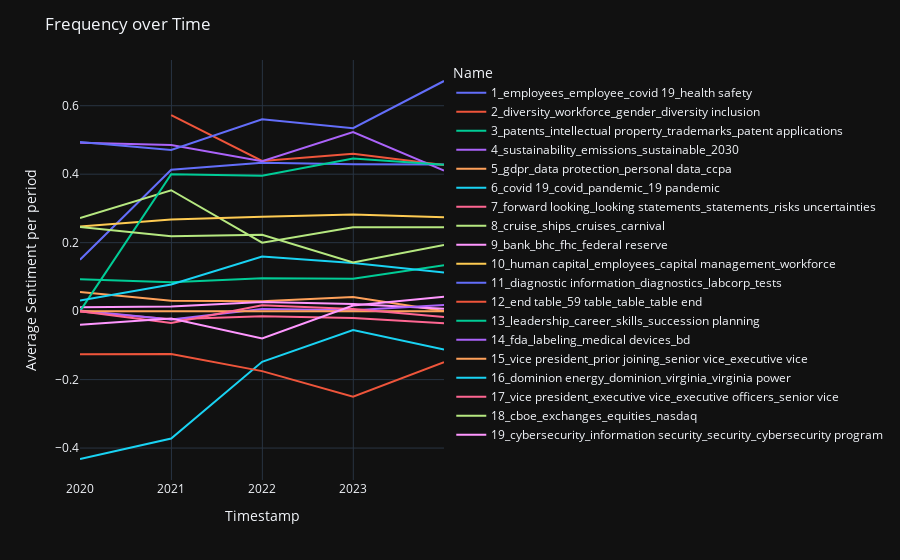

The notebook cell saved with this chart:
### Code cell
import plotly.express as px
fig = px.line(data_frame=sentiment.loc[sentiment.Topic.isin(range(1, 20)),:], x='Timestamp', y='sentiment_sigma_fsa', color='Name')
fig.update_layout(
    title='Frequency over Time',
    xaxis_title='Timestamp',
    yaxis_title='Average Sentiment per period'
)

fig.show()

### Figure 1 — Plotly figure (JSON) as saved in the notebook; plotly's stock layout.template omitted (floating-point values rounded to 4 significant figures)
{"data": [{"hovertemplate": "Name=1_employees_employee_covid 19_health safety<br>Timestamp=%{x}<br>sentiment_sigma_fsa=%{y}<extra></extra>", "legendgroup": "1_employees_employee_covid 19_health safety", "line": {"color": "#636efa", "dash": "solid"}, "marker": {"symbol": "circle"}, "mode": "lines", "name": "1_employees_employee_covid 19_health safety", "orientation": "v", "showlegend": true, "x": ["2019-12-31T00:00:00+00:00", "2020-12-31T00:00:00+00:00", "2021-12-31T00:00:00+00:00", "2022-12-31T00:00:00+00:00", "2023-12-31T00:00:00+00:00"], "xaxis": "x", "y": [0.1502, 0.4132, 0.4332, 0.4294, 0.4282], "yaxis": "y", "type": "scatter"}, {"hovertemplate": "Name=2_diversity_workforce_gender_diversity inclusion<br>Timestamp=%{x}<br>sentiment_sigma_fsa=%{y}<extra></extra>", "legendgroup": "2_diversity_workforce_gender_diversity inclusion", "line": {"color": "#EF553B", "dash": "solid"}, "marker": {"symbol": "circle"}, "mode": "lines", "name": "2_diversity_workforce_gender_diversity inclusion", "orientation": "v", "showlegend": true, "x": ["2020-12-31T00:00:00+00:00", "2021-12-31T00:00:00+00:00", "2022-12-31T00:00:00+00:00", "2023-12-31T00:00:00+00:00"], "xaxis": "x", "y": [0.5725, 0.4386, 0.4597, 0.4267], "yaxis": "y", "type": "scatter"}, {"hovertemplate": "Name=3_patents_intellectual property_trademarks_patent applications<br>Timestamp=%{x}<br>sentiment_sigma_fsa=%{y}<extra></extra>", "legendgroup": "3_patents_intellectual property_trademarks_patent applications", "line": {"color": "#00cc96", "dash": "solid"}, "marker": {"symbol": "circle"}, "mode": "lines", "name": "3_patents_intellectual property_trademarks_patent applications", "orientation": "v", "showlegend": true, "x": ["2019-12-31T00:00:00+00:00", "2020-12-31T00:00:00+00:00", "2021-12-31T00:00:00+00:00", "2022-12-31T00:00:00+00:00", "2023-12-31T00:00:00+00:00"], "xaxis": "x", "y": [0.09282, 0.08449, 0.09635, 0.09458, 0.1343], "yaxis": "y", "type": "scatter"}, {"hovertemplate": "Name=4_sustainability_emissions_sustainable_2030<br>Timestamp=%{x}<br>sentiment_sigma_fsa=%{y}<extra></extra>", "legendgroup": "4_sustainability_emissions_sustainable_2030", "line": {"color": "#ab63fa", "dash": "solid"}, "marker": {"symbol": "circle"}, "mode": "lines", "name": "4_sustainability_emissions_sustainable_2030", "orientation": "v", "showlegend": true, "x": ["2019-12-31T00:00:00+00:00", "2020-12-31T00:00:00+00:00", "2021-12-31T00:00:00+00:00", "2022-12-31T00:00:00+00:00", "2023-12-31T00:00:00+00:00"], "xaxis": "x", "y": [0.4921, 0.4854, 0.4376, 0.523, 0.4107], "yaxis": "y", "type": "scatter"}, {"hovertemplate": "Name=5_gdpr_data protection_personal data_ccpa<br>Timestamp=%{x}<br>sentiment_sigma_fsa=%{y}<extra></extra>", "legendgroup": "5_gdpr_data protection_personal data_ccpa", "line": {"color": "#FFA15A", "dash": "solid"}, "marker": {"symbol": "circle"}, "mode": "lines", "name": "5_gdpr_data protection_personal data_ccpa", "orientation": "v", "showlegend": true, "x": ["2019-12-31T00:00:00+00:00", "2020-12-31T00:00:00+00:00", "2021-12-31T00:00:00+00:00", "2022-12-31T00:00:00+00:00", "2023-12-31T00:00:00+00:00"], "xaxis": "x", "y": [0.05578, 0.03053, 0.02852, 0.04101, 1.236e-05], "yaxis": "y", "type": "scatter"}, {"hovertemplate": "Name=6_covid 19_covid_pandemic_19 pandemic<br>Timestamp=%{x}<br>sentiment_sigma_fsa=%{y}<extra></extra>", "legendgroup": "6_covid 19_covid_pandemic_19 pandemic", "line": {"color": "#19d3f3", "dash": "solid"}, "marker": {"symbol": "circle"}, "mode": "lines", "name": "6_covid 19_covid_pandemic_19 pandemic", "orientation": "v", "showlegend": true, "x": ["2019-12-31T00:00:00+00:00", "2020-12-31T00:00:00+00:00", "2021-12-31T00:00:00+00:00", "2022-12-31T00:00:00+00:00", "2023-12-31T00:00:00+00:00"], "xaxis": "x", "y": [-0.4319, -0.372, -0.1481, -0.05498, -0.1122], "yaxis": "y", "type": "scatter"}, {"hovertemplate": "Name=7_forward looking_looking statements_statements_risks uncertainties<br>Timestamp=%{x}<br>sentiment_sigma_fsa=%{y}<extra></extra>", "legendgroup": "7_forward looking_looking statements_statements_risks uncertainties", "line": {"color": "#FF6692", "dash": "solid"}, "marker": {"symbol": "circle"}, "mode": "lines", "name": "7_forward looking_looking statements_statements_risks uncertainties", "orientation": "v", "showlegend": true, "x": ["2019-12-31T00:00:00+00:00", "2020-12-31T00:00:00+00:00", "2021-12-31T00:00:00+00:00", "2022-12-31T00:00:00+00:00", "2023-12-31T00:00:00+00:00"], "xaxis": "x", "y": [-0.001377, -0.02371, -0.01517, -0.02036, -0.03526], "yaxis": "y", "type": "scatter"}, {"hovertemplate": "Name=8_cruise_ships_cruises_carnival<br>Timestamp=%{x}<br>sentiment_sigma_fsa=%{y}<extra></extra>", "legendgroup": "8_cruise_ships_cruises_carnival", "line": {"color": "#B6E880", "dash": "solid"}, "marker": {"symbol": "circle"}, "mode": "lines", "name": "8_cruise_ships_cruises_carnival", "orientation": "v", "showlegend": true, "x": ["2019-12-31T00:00:00+00:00", "2020-12-31T00:00:00+00:00", "2021-12-31T00:00:00+00:00", "2022-12-31T00:00:00+00:00", "2023-12-31T00:00:00+00:00"], "xaxis": "x", "y": [0.2722, 0.3531, 0.1999, 0.2453, 0.245], "yaxis": "y", "type": "scatter"}, {"hovertemplate": "Name=9_bank_bhc_fhc_federal reserve<br>Timestamp=%{x}<br>sentiment_sigma_fsa=%{y}<extra></extra>", "legendgroup": "9_bank_bhc_fhc_federal reserve", "line": {"color": "#FF97FF", "dash": "solid"}, "marker": {"symbol": "circle"}, "mode": "lines", "name": "9_bank_bhc_fhc_federal reserve", "orientation": "v", "showlegend": true, "x": ["2019-12-31T00:00:00+00:00", "2020-12-31T00:00:00+00:00", "2021-12-31T00:00:00+00:00", "2022-12-31T00:00:00+00:00", "2023-12-31T00:00:00+00:00"], "xaxis": "x", "y": [0.01105, 0.0134, 0.02647, 0.02084, 0.006749], "yaxis": "y", "type": "scatter"}, {"hovertemplate": "Name=10_human capital_employees_capital management_workforce<br>Timestamp=%{x}<br>sentiment_sigma_fsa=%{y}<extra></extra>", "legendgroup": "10_human capital_employees_capital management_workforce", "line": {"color": "#FECB52", "dash": "solid"}, "marker": {"symbol": "circle"}, "mode": "lines", "name": "10_human capital_employees_capital management_workforce", "orientation": "v", "showlegend": true, "x": ["2019-12-31T00:00:00+00:00", "2020-12-31T00:00:00+00:00", "2021-12-31T00:00:00+00:00", "2022-12-31T00:00:00+00:00", "2023-12-31T00:00:00+00:00"], "xaxis": "x", "y": [0.2471, 0.2673, 0.2759, 0.2824, 0.2744], "yaxis": "y", "type": "scatter"}, {"hovertemplate": "Name=11_diagnostic information_diagnostics_labcorp_tests<br>Timestamp=%{x}<br>sentiment_sigma_fsa=%{y}<extra></extra>", "legendgroup": "11_diagnostic information_diagnostics_labcorp_tests", "line": {"color": "#636efa", "dash": "solid"}, "marker": {"symbol": "circle"}, "mode": "lines", "name": "11_diagnostic information_diagnostics_labcorp_tests", "orientation": "v", "showlegend": true, "x": ["2019-12-31T00:00:00+00:00", "2020-12-31T00:00:00+00:00", "2021-12-31T00:00:00+00:00", "2022-12-31T00:00:00+00:00", "2023-12-31T00:00:00+00:00"], "xaxis": "x", "y": [0.4944, 0.4706, 0.5602, 0.5343, 0.6722], "yaxis": "y", "type": "scatter"}, {"hovertemplate": "Name=12_end table_59 table_table_table end<br>Timestamp=%{x}<br>sentiment_sigma_fsa=%{y}<extra></extra>", "legendgroup": "12_end table_59 table_table_table end", "line": {"color": "#EF553B", "dash": "solid"}, "marker": {"symbol": "circle"}, "mode": "lines", "name": "12_end table_59 table_table_table end", "orientation": "v", "showlegend": true, "x": ["2019-12-31T00:00:00+00:00", "2020-12-31T00:00:00+00:00", "2021-12-31T00:00:00+00:00", "2022-12-31T00:00:00+00:00", "2023-12-31T00:00:00+00:00"], "xaxis": "x", "y": [-0.1257, -0.1254, -0.1753, -0.2501, -0.1493], "yaxis": "y", "type": "scatter"}, {"hovertemplate": "Name=13_leadership_career_skills_succession planning<br>Timestamp=%{x}<br>sentiment_sigma_fsa=%{y}<extra></extra>", "legendgroup": "13_leadership_career_skills_succession planning", "line": {"color": "#00cc96", "dash": "solid"}, "marker": {"symbol": "circle"}, "mode": "lines", "name": "13_leadership_career_skills_succession planning", "orientation": "v", "showlegend": true, "x": ["2019-12-31T00:00:00+00:00", "2020-12-31T00:00:00+00:00", "2021-12-31T00:00:00+00:00", "2022-12-31T00:00:00+00:00", "2023-12-31T00:00:00+00:00"], "xaxis": "x", "y": [0.0, 0.4001, 0.3957, 0.4457, 0.4277], "yaxis": "y", "type": "scatter"}, {"hovertemplate": "Name=14_fda_labeling_medical devices_bd<br>Timestamp=%{x}<br>sentiment_sigma_fsa=%{y}<extra></extra>", "legendgroup": "14_fda_labeling_medical devices_bd", "line": {"color": "#ab63fa", "dash": "solid"}, "marker": {"symbol": "circle"}, "mode": "lines", "name": "14_fda_labeling_medical devices_bd", "orientation": "v", "showlegend": true, "x": ["2019-12-31T00:00:00+00:00", "2020-12-31T00:00:00+00:00", "2021-12-31T00:00:00+00:00", "2022-12-31T00:00:00+00:00", "2023-12-31T00:00:00+00:00"], "xaxis": "x", "y": [0.001596, -0.02471, 0.00646, 0.002384, 0.01774], "yaxis": "y", "type": "scatter"}, {"hovertemplate": "Name=15_vice president_prior joining_senior vice_executive vice<br>Timestamp=%{x}<br>sentiment_sigma_fsa=%{y}<extra></extra>", "legendgroup": "15_vice president_prior joining_senior vice_executive vice", "line": {"color": "#FFA15A", "dash": "solid"}, "marker": {"symbol": "circle"}, "mode": "lines", "name": "15_vice president_prior joining_senior vice_executive vice", "orientation": "v", "showlegend": true, "x": ["2019-12-31T00:00:00+00:00", "2020-12-31T00:00:00+00:00", "2021-12-31T00:00:00+00:00", "2022-12-31T00:00:00+00:00", "2023-12-31T00:00:00+00:00"], "xaxis": "x", "y": [0.0, 0.0, 0.0, 0.0, 0.0], "yaxis": "y", "type": "scatter"}, {"hovertemplate": "Name=16_dominion energy_dominion_virginia_virginia power<br>Timestamp=%{x}<br>sentiment_sigma_fsa=%{y}<extra></extra>", "legendgroup": "16_dominion energy_dominion_virginia_virginia power", "line": {"color": "#19d3f3", "dash": "solid"}, "marker": {"symbol": "circle"}, "mode": "lines", "name": "16_dominion energy_dominion_virginia_virginia power", "orientation": "v", "showlegend": true, "x": ["2019-12-31T00:00:00+00:00", "2020-12-31T00:00:00+00:00", "2021-12-31T00:00:00+00:00", "2022-12-31T00:00:00+00:00", "2023-12-31T00:00:00+00:00"], "xaxis": "x", "y": [0.0309, 0.07774, 0.1592, 0.1403, 0.1131], "yaxis": "y", "type": "scatter"}, {"hovertemplate": "Name=17_vice president_executive vice_executive officers_senior vice<br>Timestamp=%{x}<br>sentiment_sigma_fsa=%{y}<extra></extra>", "legendgroup": "17_vice president_executive vice_executive officers_senior vice", "line": {"color": "#FF6692", "dash": "solid"}, "marker": {"symbol": "circle"}, "mode": "lines", "name": "17_vice president_executive vice_executive officers_senior vice", "orientation": "v", "showlegend": true, "x": ["2019-12-31T00:00:00+00:00", "2020-12-31T00:00:00+00:00", "2021-12-31T00:00:00+00:00", "2022-12-31T00:00:00+00:00", "2023-12-31T00:00:00+00:00"], "xaxis": "x", "y": [0.0, -0.03494, 0.01718, 0.006026, -0.01689], "yaxis": "y", "type": "scatter"}, {"hovertemplate": "Name=18_cboe_exchanges_equities_nasdaq<br>Timestamp=%{x}<br>sentiment_sigma_fsa=%{y}<extra></extra>", "legendgroup": "18_cboe_exchanges_equities_nasdaq", "line": {"color": "#B6E880", "dash": "solid"}, "marker": {"symbol": "circle"}, "mode": "lines", "name": "18_cboe_exchanges_equities_nasdaq", "orientation": "v", "showlegend": true, "x": ["2019-12-31T00:00:00+00:00", "2020-12-31T00:00:00+00:00", "2021-12-31T00:00:00+00:00", "2022-12-31T00:00:00+00:00", "2023-12-31T00:00:00+00:00"], "xaxis": "x", "y": [0.2455, 0.2185, 0.2232, 0.1418, 0.1931], "yaxis": "y", "type": "scatter"}, {"hovertemplate": "Name=19_cybersecurity_information security_security_cybersecurity program<br>Timestamp=%{x}<br>sentiment_sigma_fsa=%{y}<extra></extra>", "legendgroup": "19_cybersecurity_information security_security_cybersecurity program", "line": {"color": "#FF97FF", "dash": "solid"}, "marker": {"symbol": "circle"}, "mode": "lines", "name": "19_cybersecurity_information security_security_cybersecurity program", "orientation": "v", "showlegend": true, "x": ["2019-12-31T00:00:00+00:00", "2020-12-31T00:00:00+00:00", "2021-12-31T00:00:00+00:00", "2022-12-31T00:00:00+00:00", "2023-12-31T00:00:00+00:00"], "xaxis": "x", "y": [-0.03961, -0.02178, -0.07973, 0.01654, 0.04196], "yaxis": "y", "type": "scatter"}], "layout": {"xaxis": {"anchor": "y", "domain": [0.0, 1.0], "title": {"text": "Timestamp"}}, "yaxis": {"anchor": "x", "domain": [0.0, 1.0], "title": {"text": "Average Sentiment per period"}}, "legend": {"title": {"text": "Name"}, "tracegroupgap": 0}, "margin": {"t": 60}, "title": {"text": "Frequency over Time"}}}
